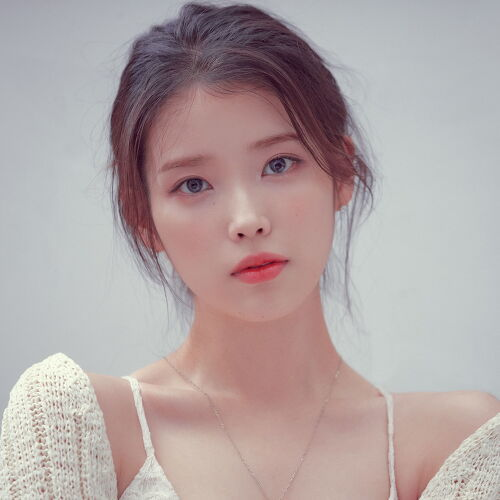
#> input picture IMAGE/IU.jpg, 500 x 500 px
$ python test.py
#> lines starting #> are read from the running program, lines starting #| are printed output that depends on the picture
#> in handle_image_conversion, image is the input picture: PIL image 500x500 RGB; mean R, G, B 177.2, 163.6, 163.4
from PIL import Image
ASCII_CHARS = [ '#', '?', '%', '.', 'S', '+', '.', '*', ':', ',', '@']

def scale_image(image, new_width=100):
    """Resizes an image preserving the aspect ratio.
    """
#> called with new_width = 100
    (original_width, original_height) = image.size
#> original_width = 500; original_height = 500
    aspect_ratio = original_height/float(original_width)
#> aspect_ratio = 1
    new_height = int(aspect_ratio * new_width)
#> new_height = 100

    new_image = image.resize((new_width, new_height))
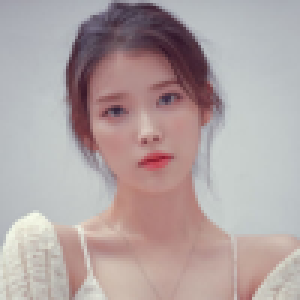
#> new_image: PIL image 100x100 RGB (shown 3 times larger); mean R, G, B 177.2, 163.6, 163.4
    return new_image

def convert_to_grayscale(image):
    return image.convert('L')
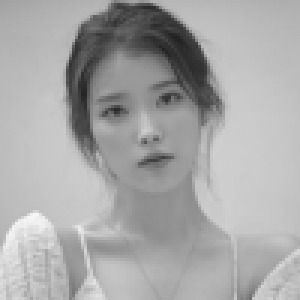
#> returned value: PIL image 100x100 L (shown 3 times larger); min 33, max 247, mean 167.7

def map_pixels_to_ascii_chars(image, range_width=25):
    """Maps each pixel to an ascii char based on the range
    in which it lies.
    0-255 is divided into 11 ranges of 25 pixels each.
    """
#> called with range_width = 25

    pixels_in_image = list(image.getdata())
#> pixels_in_image = 10000 values, max 247 at index 7209, min 33 at index 1654, mean 167.7
    # print(pixels_in_image)
    pixels_to_chars = [ASCII_CHARS[int(pixel_value/range_width)] for pixel_value in
            pixels_in_image]
#> pixels_to_chars = 10000 items, first 6: '.', '.', '.', '.', '.', '.'

    return "".join(pixels_to_chars)

def convert_image_to_ascii(image, new_width=100):
    image = scale_image(image)
    image = convert_to_grayscale(image)

    pixels_to_chars = map_pixels_to_ascii_chars(image)
    len_pixels_to_chars = len(pixels_to_chars)
#> len_pixels_to_chars = 10000

    image_ascii = [pixels_to_chars[index: index + new_width] for index in
            range(0, len_pixels_to_chars, new_width)]
#> image_ascii = 100 items

    return "\n".join(image_ascii)

def handle_image_conversion(image_filepath):
    image = None
    try:
        image = Image.open(image_filepath)
    except Exception as e:
        print( "Unable to open image file {image_filepath}.".format(image_filepath=image_filepath))
        print (e)
        return

    image_ascii = convert_image_to_ascii(image)
    print (image_ascii)
#> (printed output is left out)

if __name__=='__main__':
    import sys

    image_file_path = "IMAGE/IU.jpg"
    handle_image_conversion(image_file_path)
